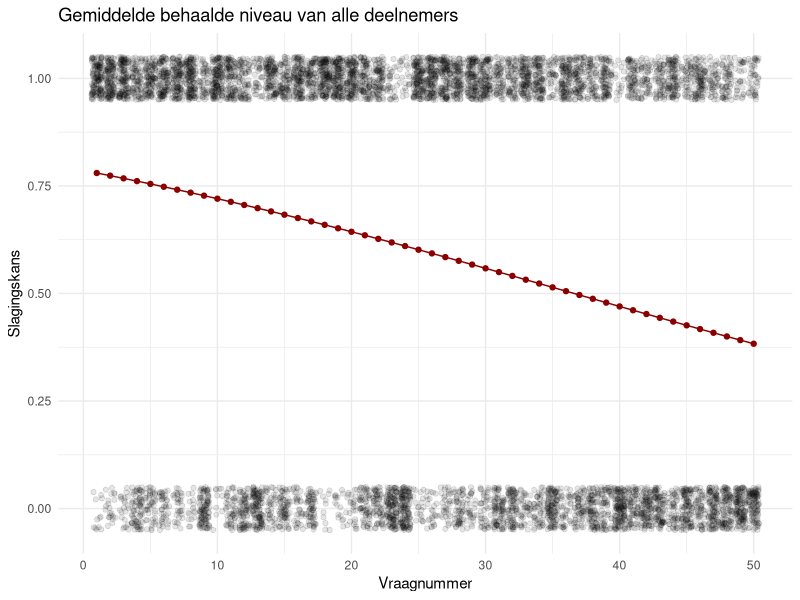
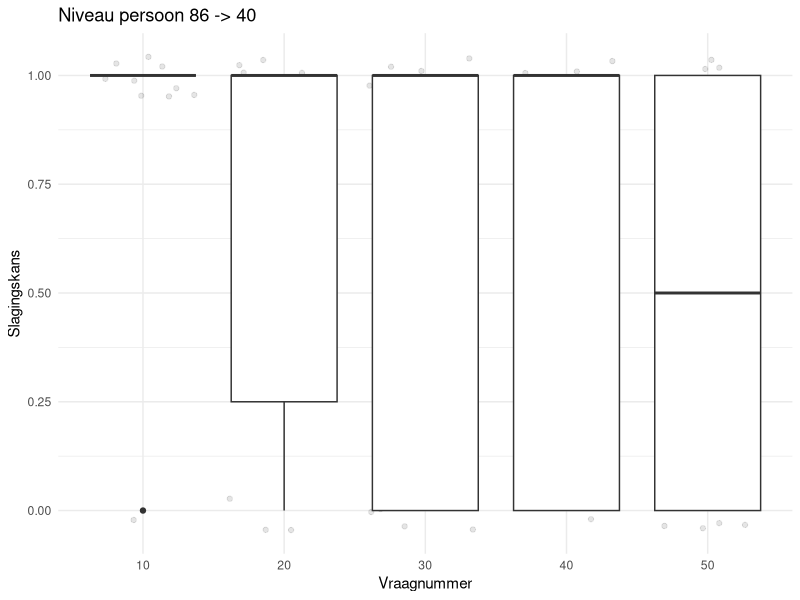

Generate these figures, in order, with R:
## ---- chunk 1
knitr::opts_chunk$set(echo = TRUE)

library(ggplot2)
library(tidyr)
## ---- chunk 2
german_form <- read.table("Duitse taalvaardigheid onderzoek(1-154).csv", header = T, sep = ';', fileEncoding = 'latin1')
colnames(german_form) <- paste0("V", 1:ncol(german_form)) # verander headers naar kortere alternatief
head(german_form)
## ---- chunk 3
# Data uithalen
german_long <- pivot_longer(
  german_form,
  cols = 17:66,
  names_to = "question",
  values_to = "answer"
)

# Data opschonen
german_long$answer <- as.numeric(as.character(german_long$answer))

german_long <- subset(german_long, answer %in% c(0,1))

# Vraagnummers
german_long$question_num <- as.numeric(gsub("V", "", german_long$question)) - min(as.numeric(gsub("V", "", german_long$question))) + 1

# Logistic regression
model <- glm(answer ~ question_num, data = german_long, family = binomial)

a_0 <- coef(model)[1] # intercept
a_1 <- coef(model)[2] # helling

x_50 <- -a_0 / a_1 # 50% kans

# Voorspelling: wat is de kans dat iemand een vraag goed beantwoordt, gegeven het vraagnummer?
pred_data <- data.frame(
  question_num = seq(
    min(german_long$question_num),
    max(german_long$question_num)
  )
)

pred_data$prob <- predict(model, newdata = pred_data, type = "response")

# Grafiek maken
ggplot(german_long, aes(x = question_num, y = answer)) +
  geom_jitter(alpha = 0.1, height = 0.05) +
  geom_line(data = pred_data, aes(y = prob), color = "darkred") +
  geom_point(data = pred_data, aes(y = prob), color = "darkred") +
  labs(
    x = "Vraagnummer",
    y = "Slagingskans",
    title = "Gemiddelde behaalde niveau van alle deelnemers"
  ) +
  theme_minimal()
## ---- chunk 4
# Data uithalen
german_long <- pivot_longer(
  german_form,
  cols = 17:66,
  names_to = "question",
  values_to = "answer"
)

# Data opschonen
german_long$answer <- as.numeric(as.character(german_long$answer))
german_long <- subset(german_long, answer %in% c(0,1))

# Vraagnummers
german_long$question_num <- as.numeric(gsub("V", "", german_long$question)) - min(as.numeric(gsub("V", "", german_long$question))) + 1

# Niveaus
german_long$gedeelte <- ceiling(german_long$question_num / 10) * 10

# Aantal goed per persoon per niveau
scores_gedeelte <- aggregate(answer ~ V1 + gedeelte, data = german_long, FUN = sum)

# Kies een persoon
scores_per_persoon <- aggregate(answer ~ V1, data = german_long, FUN = mean)
colnames(scores_per_persoon) <- c("persoon", "score")

persoon_id <- scores_per_persoon$persoon[67]
persoon_data <- subset(german_long, V1 == persoon_id)

# Drempel
drempel <- 6

persoon_scores <- subset(scores_gedeelte, V1 == persoon_id)
persoon_scores <- persoon_scores[order(persoon_scores$gedeelte), ]
behaald <- persoon_scores$gedeelte[cumprod(persoon_scores$answer >= drempel) == 1] # cumall: TRUE zolang alle voorgaande ook TRUE zijn, stopt bij eerste FALSE
hoogste_niveau <- ifelse(length(behaald) > 0, max(behaald), 0)

# Plotten
ggplot(persoon_data, aes(x = factor(gedeelte), y = answer)) +
  geom_jitter(alpha = 0.1, height = 0.05) +
  geom_boxplot() +
  labs(
    x = "Vraagnummer",
    y = "Slagingskans",
    title = paste("Niveau persoon", persoon_id, "->", hoogste_niveau)
  ) +
  theme_minimal()
